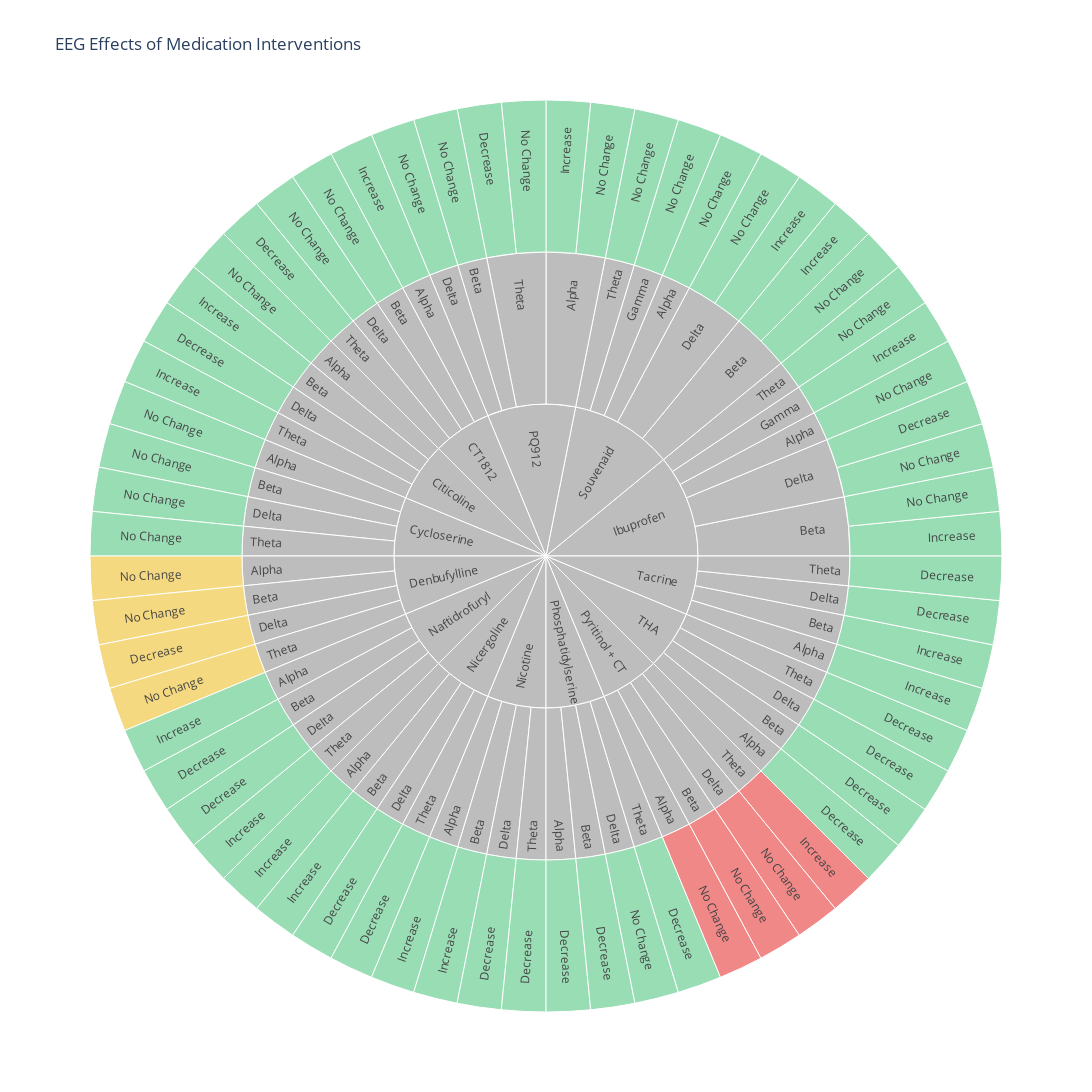
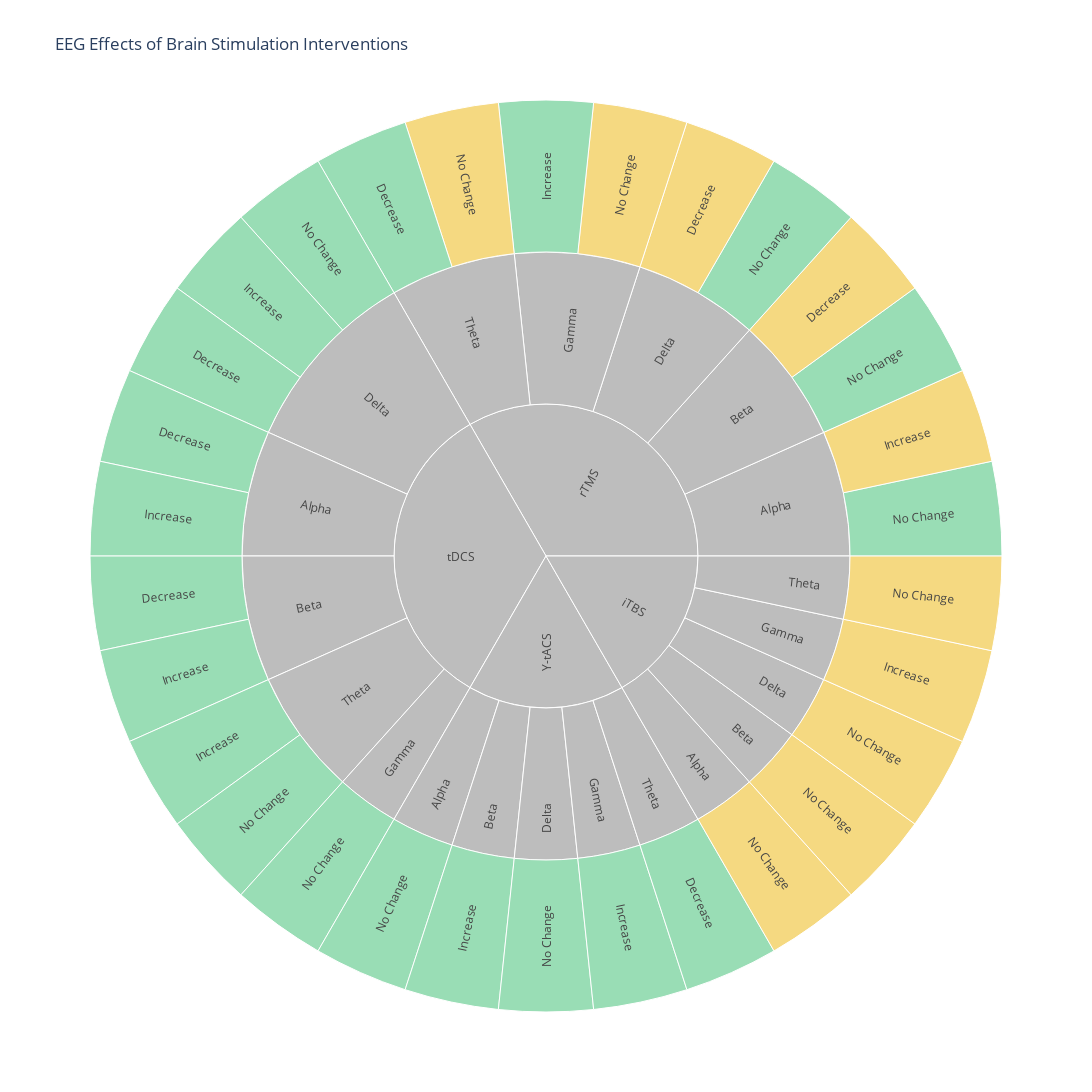

The code cell stored with these charts, in order, in its notebook:
### Code cell
## FIGURE 3. Sunburst diagrams showing the effects of different interventions on EEG frequency bands in Alzheimer's disease

# Load data
df = pd.read_csv('studies_long_format.csv')

# Effect labels
effect_map = {1: 'Increase', 0: 'No Change', -1: 'Decrease'}
df['Effect_Label'] = df['Effect'].map(effect_map)

# CASP colour
def casp_color(casp):
    if casp >= 9:
        return 'green'  # High quality
    elif 7 <= casp <= 8.5:
        return 'orange'  # Moderate quality
    elif casp <= 6.5:
        return 'red'  # Low quality

# Intervention groups
def group_intervention(row):
    if 'rTMS' in row['Intervention']:
        return 'rTMS'
    elif 'tDCS' in row['Intervention']:
        return 'tDCS'
    else:
        return row['Intervention']
df['Intervention_Group'] = df.apply(group_intervention, axis=1)

def plot_sunburst(intervention_type, group_col='Intervention'):
    dff = df[df['Intervention_Type'] == intervention_type].copy()
    if intervention_type == 'Brain Stimulation':
        group_col = 'Intervention_Group'

    # Group so that each segment is unique
    grouped = dff.groupby([group_col, 'Frequency_Band', 'Effect_Label']).agg({
        'Study': lambda x: ', '.join(x),
        'CASP': lambda x: ', '.join(str(i) for i in x)
    }).reset_index()

    # For the colour: take the lowest CASP score of the studies in the segment
    grouped['CASP_num'] = grouped['CASP'].apply(lambda x: min([float(i) for i in x.split(', ')]))
    grouped['CASP_Color'] = grouped['CASP_num'].apply(casp_color)

    fig = px.sunburst(
        grouped,
        path=[group_col, 'Frequency_Band', 'Effect_Label'],
        color='CASP_Color',
        color_discrete_map={'green': '#6FCF97', 'orange': '#F2C94C', 'red': '#EB5757', 'gray': '#BDBDBD'},
        hover_data={'Study': True, 'CASP': True, group_col: True, 'Frequency_Band': True, 'Effect_Label': True, 'CASP_Color': False},
        title=f"EEG Effects of {intervention_type} Interventions"
    )

    # Determine which ids belong to the outer ring (effect level)
    ids = fig.data[0]['ids']
    labels = fig.data[0]['labels']
    parents = fig.data[0]['parents']

    parent_counts = Counter(parents)
    outer_ring_indices = [i for i, id_ in enumerate(ids) if id_ not in parent_counts]

    # Make mapping: id --> casp colour
    id_color_map = {}
    for i, row in grouped.iterrows():
        id_string = f"{row[group_col]}/{row['Frequency_Band']}/{row['Effect_Label']}"
        id_color_map[id_string] = {'green': '#6FCF97', 'orange': '#F2C94C', 'red': '#EB5757'}[row['CASP_Color']]

    colors = ['#BDBDBD'] * len(ids)

    # Colour only the outer ring correctly
    for idx in outer_ring_indices:
        id_string = ids[idx]
        if id_string in id_color_map:
            colors[idx] = id_color_map[id_string]

    fig.update_traces(
        marker=dict(colors=colors),
        insidetextorientation='radial'
    )

    fig.update_layout(width=1100, height=1100)
    fig.show()

# Plot for Medication
plot_sunburst('Medication', group_col='Intervention')

# Plot for Brain Stimulation
plot_sunburst('Brain Stimulation', group_col='Intervention_Group')

### Figure 1 — Plotly figure (JSON) as saved in the notebook; plotly's stock layout.template omitted (floating-point values rounded to 4 significant figures; data arrays with more than 128 entries replaced by an {"elided": "..."} marker saying what was removed)
{"data": [{"branchvalues": "total", "customdata": {"elided": "136x6 str values"}, "domain": {"x": [0, 1], "y": [0, 1]}, "hovertemplate": "labels=%{label}<br>count=%{value}<br>parent=%{parent}<br>id=%{id}<br>Study=%{customdata[0]}<br>CASP=%{customdata[1]}<br>Intervention=%{customdata[2]}<br>Frequency_Band=%{customdata[3]}<br>Effect_Label=%{customdata[4]}<extra></extra>", "ids": {"elided": "136 str values"}, "insidetextorientation": "radial", "labels": {"elided": "136 str values"}, "marker": {"colors": {"elided": "136 str values"}}, "name": "", "parents": {"elided": "136 str values"}, "type": "sunburst", "values": {"elided": "136 int values"}}], "layout": {"height": 1100, "legend": {"tracegroupgap": 0}, "title": {"text": "EEG Effects of Medication Interventions"}, "width": 1100}}

### Figure 2 — Plotly figure (JSON) as saved in the notebook; plotly's stock layout.template omitted (floating-point values rounded to 4 significant figures; data arrays with more than 128 entries replaced by an {"elided": "..."} marker saying what was removed)
{"data": [{"branchvalues": "total", "customdata": {"elided": "54x6 str values"}, "domain": {"x": [0, 1], "y": [0, 1]}, "hovertemplate": "labels=%{label}<br>count=%{value}<br>parent=%{parent}<br>id=%{id}<br>Study=%{customdata[0]}<br>CASP=%{customdata[1]}<br>Intervention_Group=%{customdata[2]}<br>Frequency_Band=%{customdata[3]}<br>Effect_Label=%{customdata[4]}<extra></extra>", "ids": ["tDCS/Alpha/Decrease", "iTBS/Theta/No Change", "tDCS/Gamma/No Change", "rTMS/Gamma/No Change", "tDCS/Delta/No Change", "rTMS/Delta/No Change", "iTBS/Delta/No Change", "Y-tACS/Delta/No Change", "rTMS/Beta/No Change", "rTMS/Alpha/No Change", "Y-tACS/Alpha/No Change", "tDCS/Theta/Increase", "rTMS/Theta/No Change", "tDCS/Theta/No Change", "tDCS/Delta/Increase", "tDCS/Delta/Decrease", "rTMS/Delta/Decrease", "tDCS/Beta/Decrease", "rTMS/Beta/Decrease", "iTBS/Gamma/Increase", "Y-tACS/Gamma/Increase", "tDCS/Beta/Increase", "iTBS/Alpha/No Change", "Y-tACS/Beta/Increase", "iTBS/Beta/No Change", "tDCS/Alpha/Increase", "rTMS/Alpha/Increase", "rTMS/Theta/Decrease", "Y-tACS/Theta/Decrease", "rTMS/Gamma/Increase", "Y-tACS/Alpha", "iTBS/Alpha", "rTMS/Alpha", "tDCS/Alpha", "Y-tACS/Beta", "iTBS/Beta", "rTMS/Beta", "tDCS/Beta", "Y-tACS/Delta", "iTBS/Delta", "rTMS/Delta", "tDCS/Delta", "Y-tACS/Gamma", "iTBS/Gamma", "rTMS/Gamma", "tDCS/Gamma", "Y-tACS/Theta", "iTBS/Theta", "rTMS/Theta", "tDCS/Theta", "Y-tACS", "iTBS", "rTMS", "tDCS"], "insidetextorientation": "radial", "labels": ["Decrease", "No Change", "No Change", "No Change", "No Change", "No Change", "No Change", "No Change", "No Change", "No Change", "No Change", "Increase", "No Change", "No Change", "Increase", "Decrease", "Decrease", "Decrease", "Decrease", "Increase", "Increase", "Increase", "No Change", "Increase", "No Change", "Increase", "Increase", "Decrease", "Decrease", "Increase", "Alpha", "Alpha", "Alpha", "Alpha", "Beta", "Beta", "Beta", "Beta", "Delta", "Delta", "Delta", "Delta", "Gamma", "Gamma", "Gamma", "Gamma", "Theta", "Theta", "Theta", "Theta", "Y-tACS", "iTBS", "rTMS", "tDCS"], "marker": {"colors": ["#6FCF97", "#F2C94C", "#6FCF97", "#F2C94C", "#6FCF97", "#6FCF97", "#F2C94C", "#6FCF97", "#6FCF97", "#6FCF97", "#6FCF97", "#6FCF97", "#F2C94C", "#6FCF97", "#6FCF97", "#6FCF97", "#F2C94C", "#6FCF97", "#F2C94C", "#F2C94C", "#6FCF97", "#6FCF97", "#F2C94C", "#6FCF97", "#F2C94C", "#6FCF97", "#F2C94C", "#6FCF97", "#6FCF97", "#6FCF97", "#BDBDBD", "#BDBDBD", "#BDBDBD", "#BDBDBD", "#BDBDBD", "#BDBDBD", "#BDBDBD", "#BDBDBD", "#BDBDBD", "#BDBDBD", "#BDBDBD", "#BDBDBD", "#BDBDBD", "#BDBDBD", "#BDBDBD", "#BDBDBD", "#BDBDBD", "#BDBDBD", "#BDBDBD", "#BDBDBD", "#BDBDBD", "#BDBDBD", "#BDBDBD", "#BDBDBD"]}, "name": "", "parents": ["tDCS/Alpha", "iTBS/Theta", "tDCS/Gamma", "rTMS/Gamma", "tDCS/Delta", "rTMS/Delta", "iTBS/Delta", "Y-tACS/Delta", "rTMS/Beta", "rTMS/Alpha", "Y-tACS/Alpha", "tDCS/Theta", "rTMS/Theta", "tDCS/Theta", "tDCS/Delta", "tDCS/Delta", "rTMS/Delta", "tDCS/Beta", "rTMS/Beta", "iTBS/Gamma", "Y-tACS/Gamma", "tDCS/Beta", "iTBS/Alpha", "Y-tACS/Beta", "iTBS/Beta", "tDCS/Alpha", "rTMS/Alpha", "rTMS/Theta", "Y-tACS/Theta", "rTMS/Gamma", "Y-tACS", "iTBS", "rTMS", "tDCS", "Y-tACS", "iTBS", "rTMS", "tDCS", "Y-tACS", "iTBS", "rTMS", "tDCS", "Y-tACS", "iTBS", "rTMS", "tDCS", "Y-tACS", "iTBS", "rTMS", "tDCS", "", "", "", ""], "type": "sunburst", "values": [1, 1, 1, 1, 1, 1, 1, 1, 1, 1, 1, 1, 1, 1, 1, 1, 1, 1, 1, 1, 1, 1, 1, 1, 1, 1, 1, 1, 1, 1, 1, 1, 2, 2, 1, 1, 2, 2, 1, 1, 2, 3, 1, 1, 2, 1, 1, 1, 2, 2, 5, 5, 10, 10]}], "layout": {"height": 1100, "legend": {"tracegroupgap": 0}, "title": {"text": "EEG Effects of Brain Stimulation Interventions"}, "width": 1100}}
